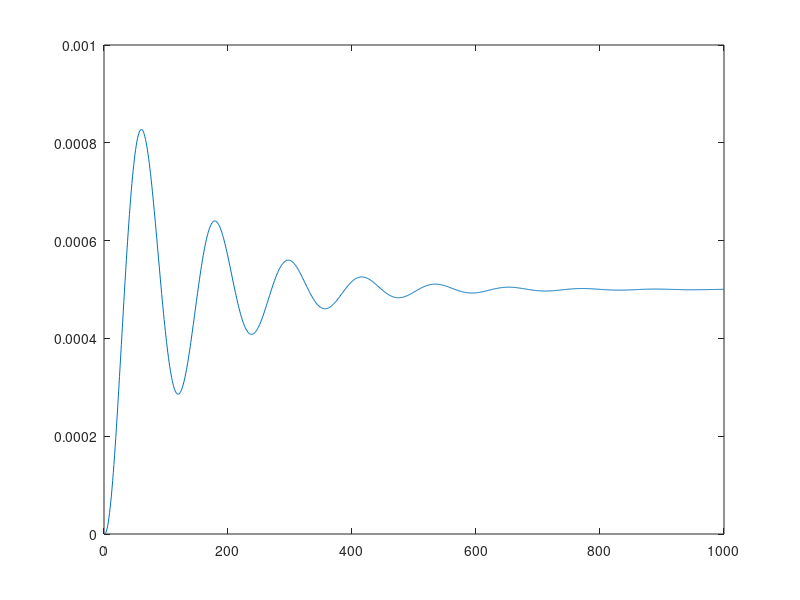

MATLAB code for this plot:
function stegsvar()
c=100;
k=2000;
m=70;

w = sqrt(-(c/(2*m))^2 + (k/m));
a = c/(2*m);



t = linspace(0,10,1000);

y = 1./(w*m).*(1 - cos(w.*t).*exp(-a.*t) - a./w.*sin(w.*t).*exp(-a.*t))./(w + ((a.^2)./w));
figure
plot(y)

end
